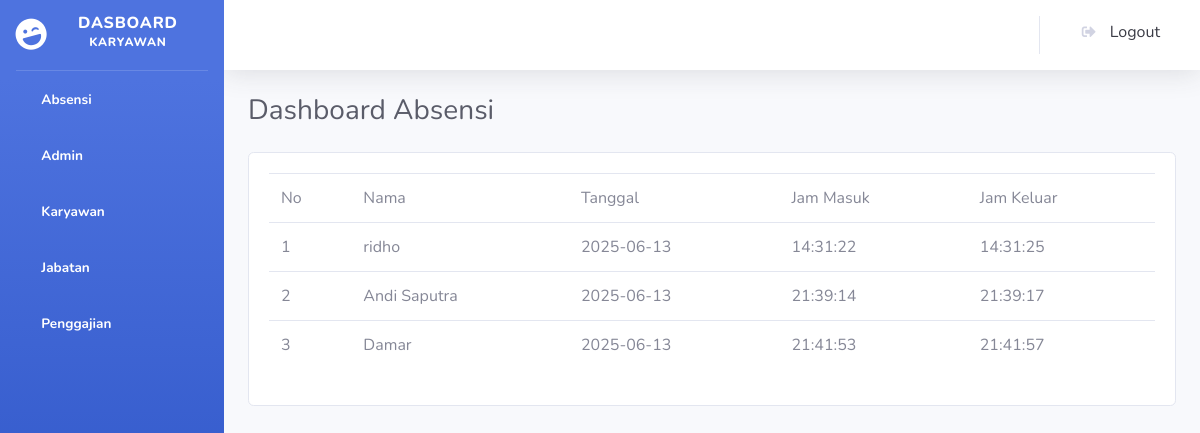
The app's page /petugas/index.php?page=absen with its own data.
### tables this page shows
CREATE TABLE `absensi` (
  `id_absensi` int NOT NULL,
  `id_karyawan` int DEFAULT NULL,
  `tanggal` date DEFAULT NULL,
  `jam_masuk` time DEFAULT NULL,
  `jam_keluar` time DEFAULT NULL
);

CREATE TABLE `karyawan` (
  `id_karyawan` int NOT NULL,
  `nama` varchar(100) DEFAULT NULL,
  `password` varchar(255) NOT NULL,
  `alamat` text,
  `no_hp` varchar(15) DEFAULT NULL,
  `jumlah_anak` int DEFAULT NULL,
  `status_perkawinan` enum('nikah','belum') DEFAULT NULL,
  `id_jabatan` int DEFAULT NULL
);

### petugas/absen.php (the view)
<div class="d-sm-flex align-items-center justify-content-between mb-4">
    <h1 class="h3 mb-0 text-gray-800">Dashboard Absensi</h1>
</div>
<div class="card">
<div class="card-body">
    <table class="table">
        <tr>
            <td>No</td>
            <td>Nama</td>
            <td>Tanggal</td>
            <td>Jam Masuk</td>
            <td>Jam Keluar</td>
        </tr>
        <?php
            $absen = $koneksi->prepare("CALL getAbsen()");
            $absen->execute();
            foreach ($absen->fetchAll() as $no => $data):
        ?>
        <tr>
            <td><?= $no +1?></td>
            <td><?= $data['nama'] ?></td>
            <td><?= $data['tanggal'] ?></td>
            <td><?= $data['jam_masuk'] ?></td>
            <td><?= $data['jam_keluar'] ?></td>
        </tr>
        <?php
            endforeach
        ?>
    </table>
</div>
</div>

### records on screen
absensi: id_karyawan.nama "ridho", tanggal "2025-06-13", jam_masuk "14:31:22", jam_keluar "14:31:25"
absensi: id_karyawan.nama "Andi Saputra", tanggal "2025-06-13", jam_masuk "21:39:14", jam_keluar "21:39:17"
absensi: id_karyawan.nama "Damar", tanggal "2025-06-13", jam_masuk "21:41:53", jam_keluar "21:41:57"
